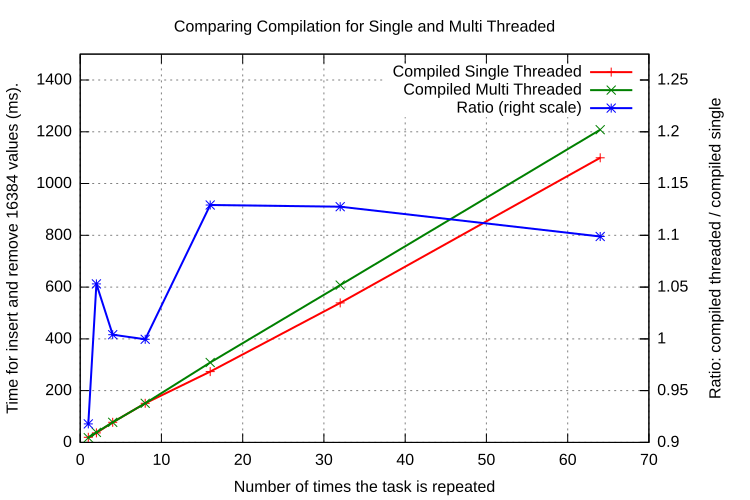

The script that saved this image:
set grid
set title "Comparing Compilation for Single and Multi Threaded"

#set logscale x
set xlabel "Number of times the task is repeated"

#set logscale y
set ylabel "Time for insert and remove 16384 values (ms)."
set yrange [0:1500]
set ytics 0,200,1500

set y2label "Ratio: compiled threaded / compiled single"
set y2range [0.9:1.275]
set y2tics 0.9,0.05,1.275

set pointsize 1
set datafile separator "\t"
# Curve fit
#cost(x) = a + (b / (x/1024))
#fit cost(x) "perf_height_size.dat" using 1:2 via a,b

set terminal png size 1000,600           # choose the file format
set output "images/perf_cpp_threaded_vs_single.png"   # choose the output device

plot "dat/perf_cpp_threaded_vs_single.dat" using 1:2 t "Compiled Single Threaded" with linespoints pt 1 lw 2, \
    "dat/perf_cpp_threaded_vs_single.dat" using 1:3 t "Compiled Multi Threaded" with linespoints pt 2 lw 2, \
    "dat/perf_cpp_threaded_vs_single.dat" using 1:($3/$2) axes x1y2 t "Ratio (right scale)" with linespoints pt 3 lw 2

reset
